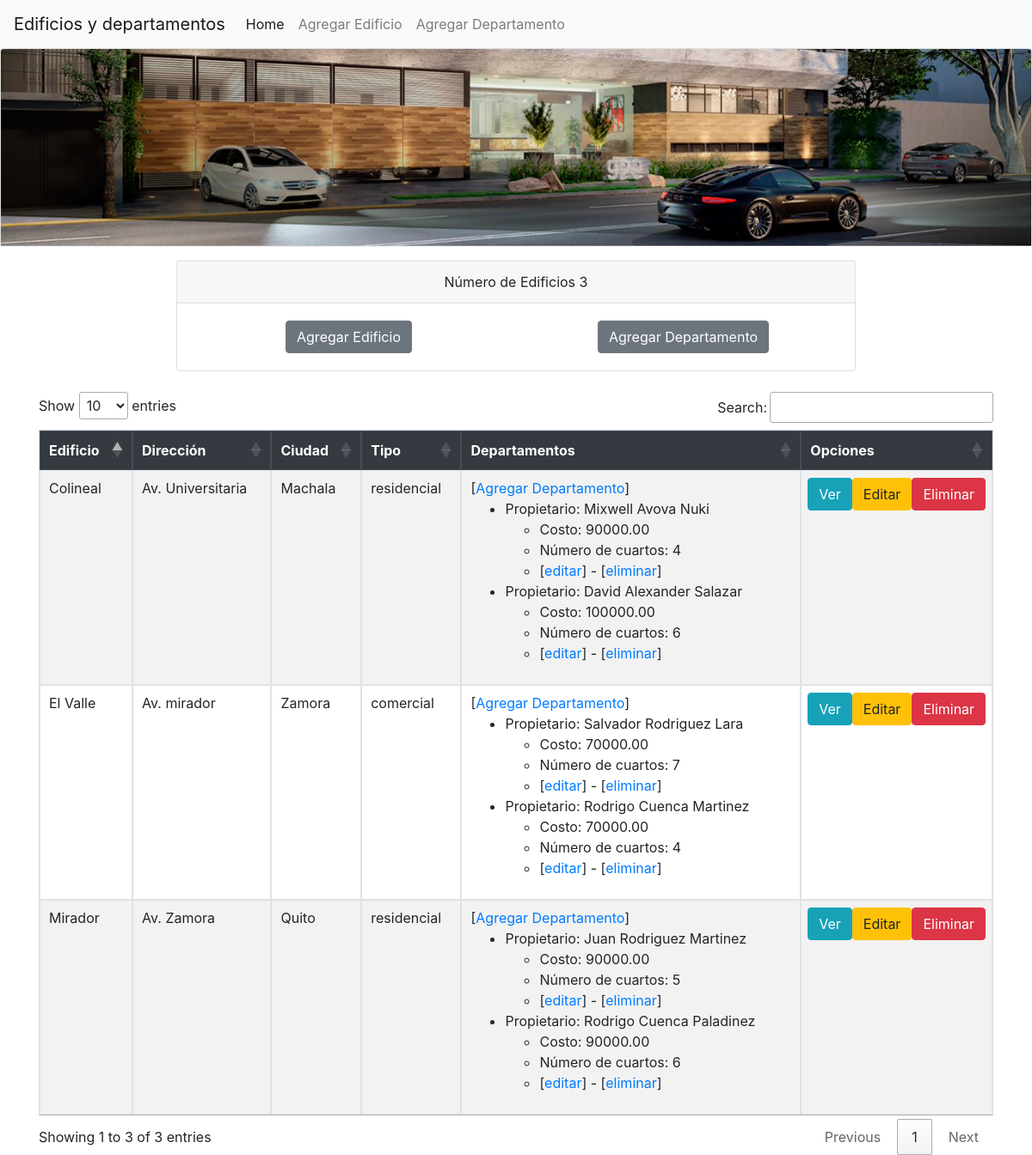
The page / on the database its author committed.
### administrativo/models.py (models this page shows, shortened)
class Edificio(models.Model):
    class Meta:
        verbose_name_plural = "Edificios"
    opciones_tipo = (
    ('residencial','Residencial'),
    ('comercial','Comercial'),
    )
    nombre = models.CharField(max_length=600)
    direccion = models.CharField(max_length=60)
    ciudad = models.CharField(max_length=40, unique=True)
    tipo = models.CharField(max_length=30, \
            choices= opciones_tipo)

class Departamento(models.Model):
    propietario = models.CharField(max_length=100)
    costo = models.DecimalField(max_digits=100, decimal_places=2)
    numCuartos = models.IntegerField("numero de cuartos")
    edificio = models.ForeignKey(Edificio, on_delete=models.CASCADE,
            related_name="departamentos")

### administrativo/views.py (the view)
# urls.py: path('', views.index, name='index'),
def index(request):
    edificios = Edificio.objects.all()
    informacion_template = {'edificios': edificios, 'numEdificios': len(edificios)}
    return render(request, 'index.html', informacion_template)

### administrativo/templates/index.html (shortened to what this page needs)
{% extends "master.html" %}
{% block content %}
<div class="row justify-content-around">
  <div class="col-8">
    <div class="card text-center">
      <div class="card-header">
        Número de Edificios {{ numEdificios }}
      </div>
      <div class="card-body">
        <div class="row justify-content-around">
          <div class="col-4">
            <a href="{% url 'agregarEdificio' %}" class="btn btn-secondary" role="button" aria-pressed="true">Agregar
              Edificio</a>
          </div>
          <div class="col-4">
            <a href="{% url 'agregarDepartamento' %}" class="btn btn-secondary" role="button"
              aria-pressed="true">Agregar Departamento</a>
          </div>
        </div>
      </div>
    </div>
  </div>
</div><br>
<div class="container">
  <table id="tabla_datos" class="table table-striped table-bordered">
    <thead class="thead-dark">
      <tr>
        <th>Edificio</th>
        <th>Dirección</th>
        <th>Ciudad</th>
        <th>Tipo</th>
        <th>Departamentos</th>
        <th>Opciones</th>
      </tr>
    </thead>
    {% for e in edificios %}
    <tr>
      <td> {{e.nombre}}</td>
      <td> {{e.direccion}}</td>
      <td> {{e.ciudad}}</td>
      <td> {{e.tipo}}</td>
      <td>
        <span>[<a
          href="{% url 'agregarDepartamentoEdificio' e.id %}">Agregar Departamento</a>]</span>
        <ul>
          {% for d in e.departamentos.all %}
            <li>Propietario: {{d.propietario}}</li>
            <ul>
              <li>Costo: {{d.costo}}</li>
              <li>Número de cuartos: {{d.numCuartos}}</li>
              <li>[<a
                href="{% url 'editarDepartamento' d.id %}">editar</a>] - [<a
                href="{% url 'eliminarDepartamento' d.id %}"
                onclick="return confirm('¿Está seguro de la eliminación?')">eliminar</a>]</span></li>
            </ul>
            {% endfor %}
        </ul>
      </td>
      <td>
        <div class="row justify-content-center ">
          <a href="{% url 'obtenerEdificio' e.id %}" class="btn btn-info" role="button" aria-pressed="true">Ver</a><br>
          <a href="{% url 'editarEdificio' e.id %}" class="btn btn-warning" role="button" aria-pressed="true">Editar</a>
          <a href="{% url 'eliminarEdificio' e.id %}" class="btn btn-danger" role="button" aria-pressed="true"
            onclick="return confirm('¿Está seguro de la eliminación?')">Eliminar</a>
        </div>
      </td>
    </tr>
    {% endfor %}
  </table>
</div>
{% endblock %}

### administrativo/templates/master.html (shortened to what this page needs)
<!DOCTYPE html>
<html>
<head>
  {% load static %}
  <link rel="stylesheet" href="https://cdn.jsdelivr.net/npm/bootstrap@4.5.3/dist/css/bootstrap.min.css"
>
  <link rel="stylesheet" type="text/css" href="https://cdn.datatables.net/1.10.25/css/jquery.dataTables.min.css">
</head>
<body>
  <header>
    <nav class="navbar navbar-expand-lg navbar-light bg-light">
      <a class="navbar-brand" href="#">Edificios y departamentos</a>
      <div class="collapse navbar-collapse" id="navbarNavDropdown">
        <ul class="navbar-nav">
          <li class="nav-item active">
            <a class="nav-link" href="{% url 'index' %}">Home <span class="sr-only">(current)</span></a>
          </li>
          <li class="nav-item">
            <a class="nav-link" href="{% url 'agregarEdificio' %}">Agregar Edificio</a>
          </li>
          <li class="nav-item">
            <a class="nav-link" href="{% url 'agregarDepartamento' %}">Agregar Departamento</a>
          </li>
        </ul>
      </div>
    </nav>
    <div class="card mb-3">
      <img src="{% static 'images/banner.jpg' %}" class="card-img-top" alt="...">
    </div>
  </header>
  <section>
    {% block content %}{% endblock %}
  </section>
</body>
</html>

### rows shown on the page
Edificio: nombre "Colineal", direccion "Av. Universitaria", ciudad "Machala", tipo "residencial"
Departamento: propietario "Mixwell Avova Nuki", costo "90000.00", numCuartos "4"
Departamento: propietario "David Alexander Salazar", costo "100000.00", numCuartos "6"
Edificio: nombre "Mirador", direccion "Av. Zamora", ciudad "Quito", tipo "residencial"
Departamento: propietario "Juan Rodriguez Martinez", costo "90000.00", numCuartos "5"
Departamento: propietario "Rodrigo Cuenca Paladinez", costo "90000.00", numCuartos "6"
Edificio: nombre "El Valle", direccion "Av. mirador", ciudad "Zamora", tipo "comercial"
Departamento: propietario "Salvador Rodriguez Lara", costo "70000.00", numCuartos "7"
Departamento: propietario "Rodrigo Cuenca Martinez", costo "70000.00", numCuartos "4"

### other values the page prints
{{ numEdificios }} "3"
